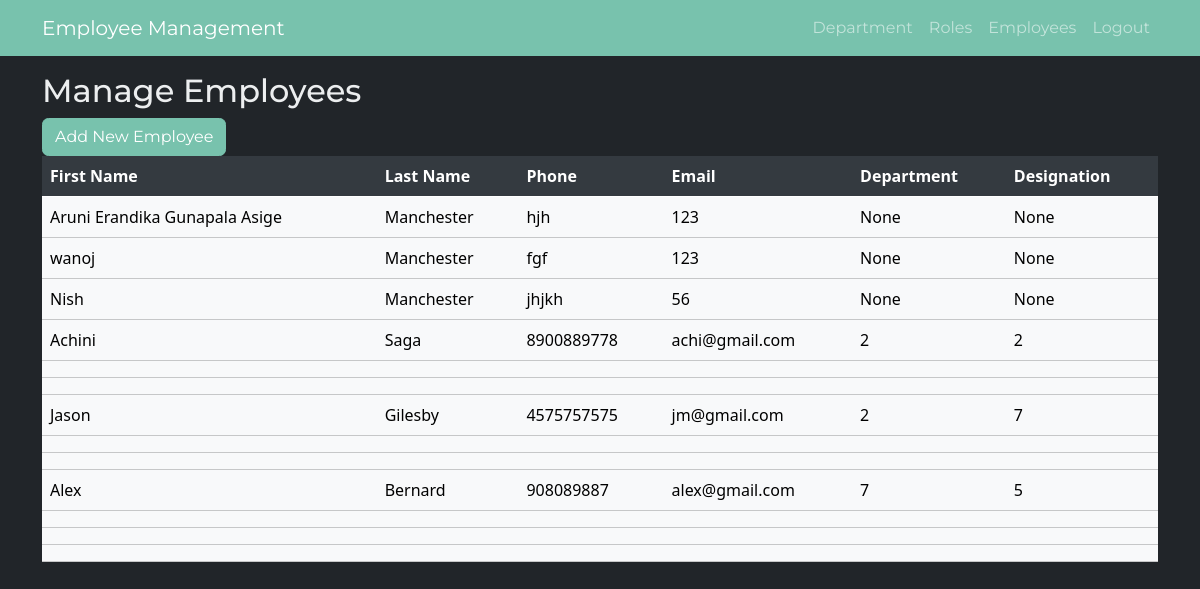
/show_all, run on an earlier commit of the app's database.
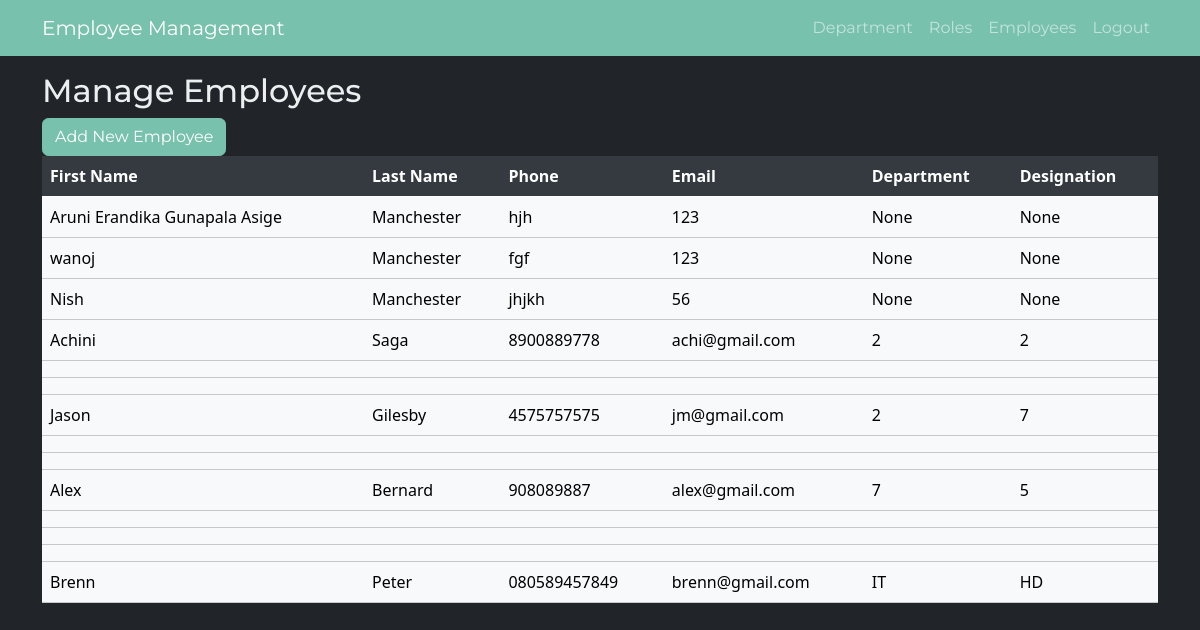
And on a later commit of the database.
### app.py (models this page shows)
class employees(db.Model):
   id = db.Column('eid', db.Integer, primary_key = True, autoincrement = True)
   firstName = db.Column(db.String(100))
   lastName = db.Column(db.String(100))
   phone = db.Column(db.String(50))
   email = db.Column(db.String(200))
   department = db.Column(db.Integer())
   designation = db.Column(db.Integer())
   uid = db.Column(db.Integer())

### app.py (the view)
@app.route('/show_all')
def show_all():
   return render_template('employees.html', employees = employees.query.all() )

### templates/employees.html (shortened to what this page needs)
<!doctype html>
<html lang="en" data-bs-theme="dark">
<head>
  <link href="https://cdn.jsdelivr.net/npm/bootstrap@5.0.2/dist/css/bootstrap.min.css" rel="stylesheet"
>
  <link rel="stylesheet" href="{{url_for('static', filename='bootstrap.css')}}">
  <link rel="stylesheet" href="https://cdn.jsdelivr.net/npm/bootstrap-icons@1.11.2/font/bootstrap-icons.css">
</head>
<body>
  <div class="navbar navbar-expand-lg fixed-top bg-primary" data-bs-theme="dark">
    <div class="container">
      <a href="dashboard" class="navbar-brand">Employee Management</a>
      <div class="collapse navbar-collapse" id="navbarResponsive">
        <ul class="navbar-nav ms-md-auto">
          <li class="nav-item">
            <a class="nav-link" href="departments.html">Department</a>
          </li>
          <li class="nav-item">
            <a class="nav-link" href="roles.html">Roles</a>
          </li>
          <li class="nav-item">
            <a class="nav-link" href="allemployees">Employees</a>
          </li>
          <li class="nav-item">
            <a class="nav-link" href="index.html">Logout</a>
          </li>
        </ul>
      </div>
    </div>
  </div>
  <div class="container">
    <br>
    <br>
    <br>
    <div class="row">
      <div class="bs-component">
        <h2>Manage Employees</h2>
      </div>
      <div class="bs-component">
        <a class="btn btn-primary" href="newemployee" role="button">Add New Employee</a>
      </div>
      <div class="col">
        <table class="table table-light">
          <thead class="table-dark">
            <tr>
              <th scope="col">First Name</th>
              <th scope="col">Last Name</th>
              <th scope="col">Phone</th>
              <th scope="col">Email</th>
              <th scope="col">Department</th>
              <th scope="col">Designation</th>
            </tr>
          </thead>
          <tbody>
            {% for employee in employees %}
            <tr>
              <td>{{employee.firstName}}</td>
              <td>{{employee.lastName}}</td>
              <td>{{employee.phone}}</td>
              <td>{{employee.email}}</td>
              <td>{{employee.department}}</td>
              <td>{{employee.designation}}</td>
              </tr>
            {% endfor %}
          </tbody>
        </table>
      </div>
    </div>
  </div>
</body>
</html>

What changed in the data, as far as the page shows it:
added employees: firstName "Brenn", lastName "Peter", phone "080589457849", email "brenn@gmail.com", department "IT", designation "HD"
